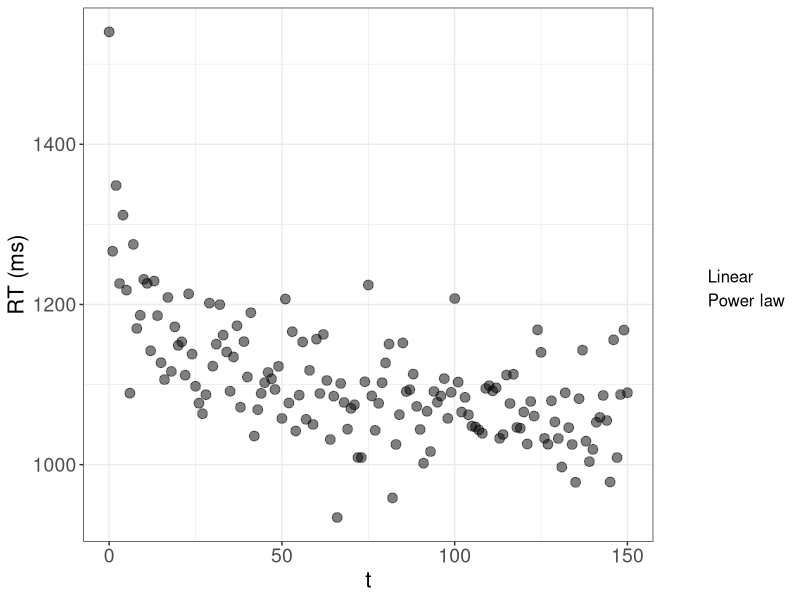
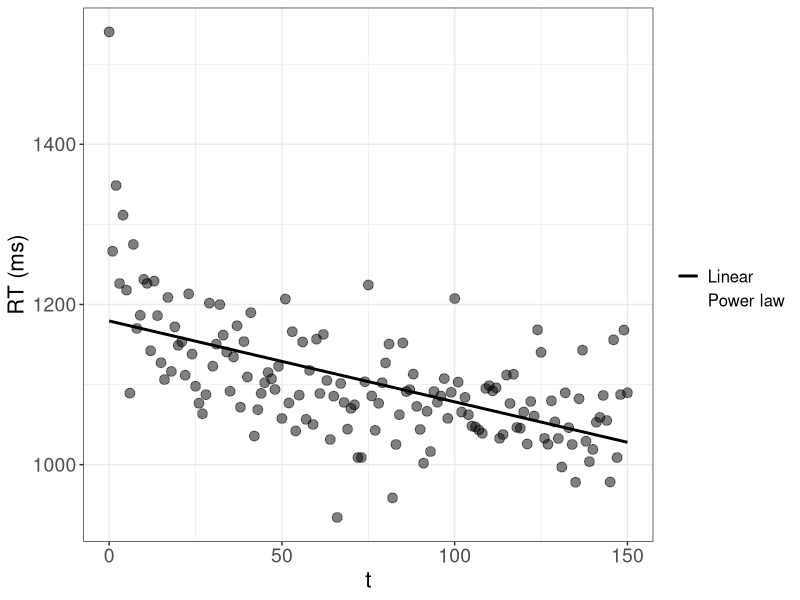
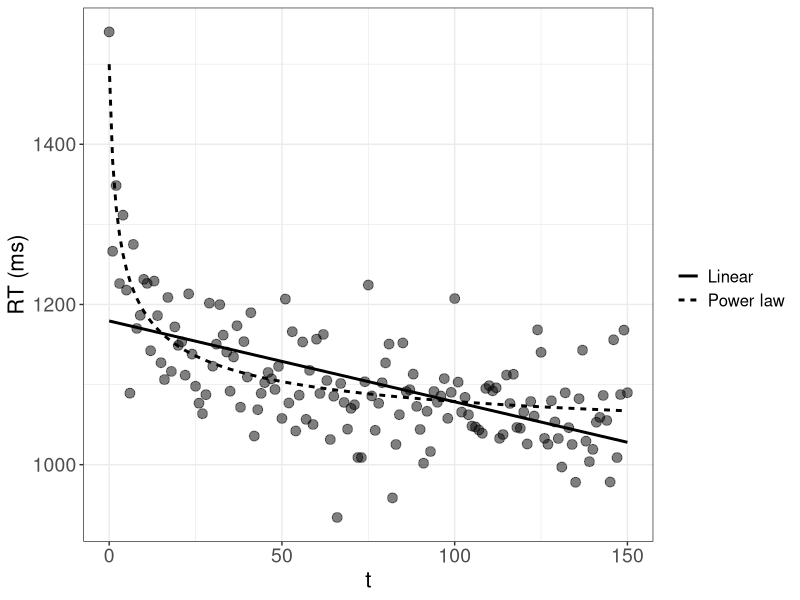
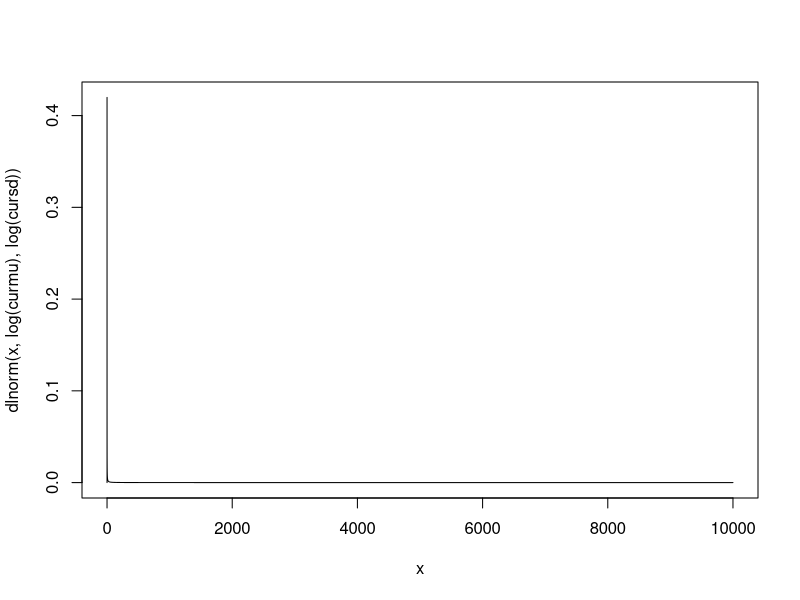
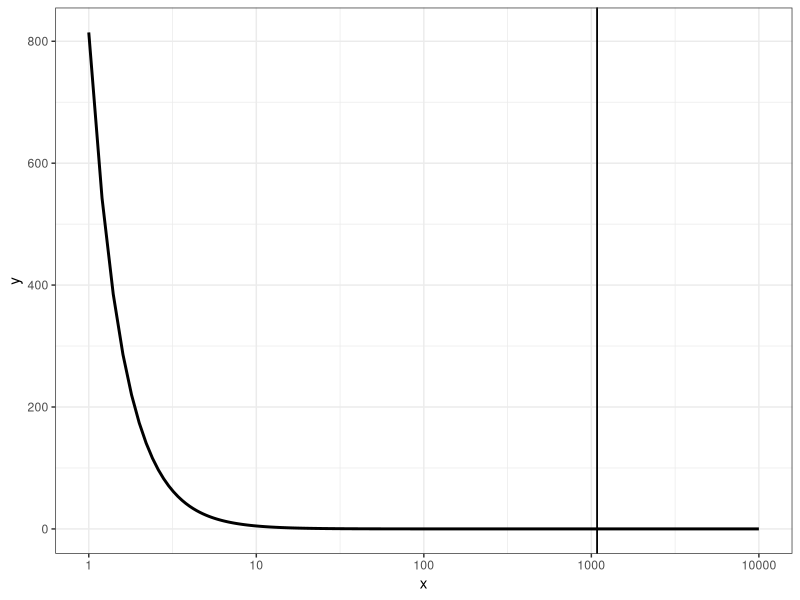
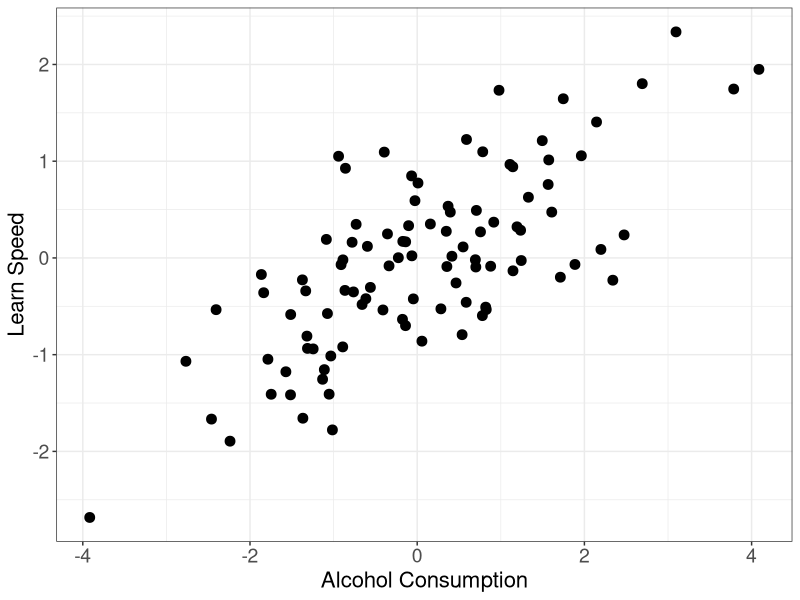
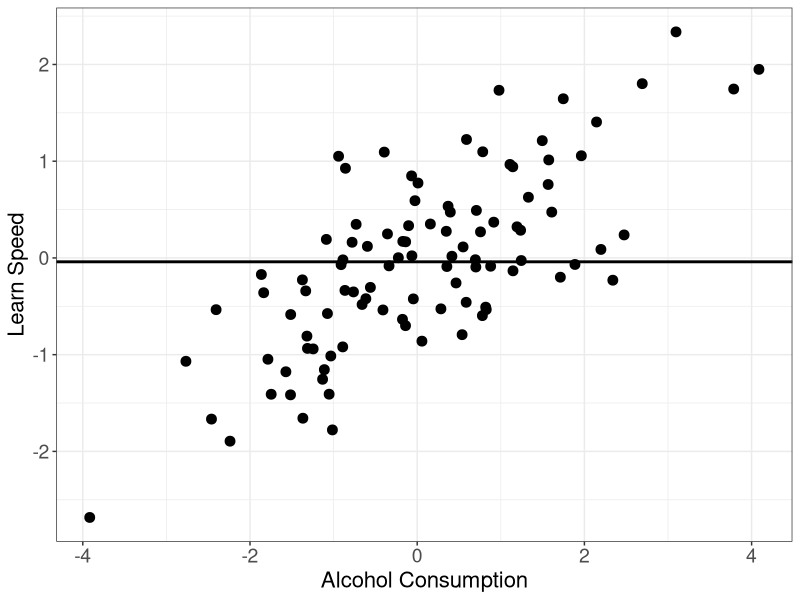
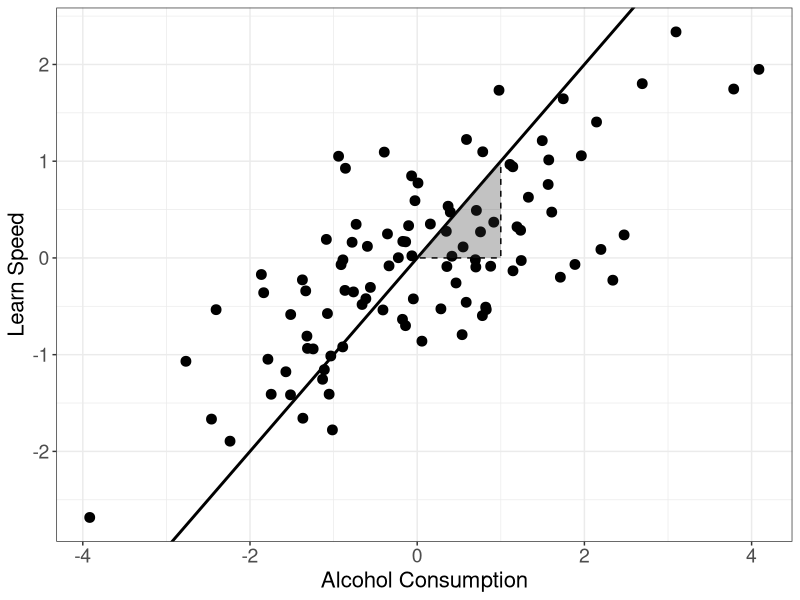

Source code (R) for these figures, in order:
## ---- chunk 1
library(dplyr)  # basic package for changing data structures.

library(ggplot2)  # important package for plotting.

thlg <- theme(axis.title = element_text(size = 16),
              axis.text = element_text(size = 14),
              legend.title = element_text(size = 14),
              legend.text = element_text(size = 12))
## ---- chunk 2

# Forgetting data:
  N <- 150
  t <- 0:N

  # Power:
    Ap <- 1000
    Bp <- 500
    bet <- 0.4
  
    RTp <- Ap + Bp * (t + 1)^(-bet) + rnorm(N + 1, 0, 50)

  # Exponential:
    Ae <- 1000
    Be <- 500
    alp <- 0.6
  
    RTe <- Ae + Be * exp(-alp * t) + rnorm(N + 1, 0, 50)

  # Linear:

# Plotting:
  pow_lin_dat <- data.frame(t = t, RTp = RTp, RTe = RTe,
              pred_p = Ap + Bp * (t + 1)^(-bet),
              pred_e = Ae + Be * exp(-alp * t)) %>%
    ggplot(aes(x = t)) +
    geom_point(aes(y = RTp), size = 3, alpha = 0.5) +
    labs(y = "RT (ms)", linetype = "") +
    geom_line(aes(y = pred_p, linetype = "Power law"), linewidth = 1, color = NA) +
    # geom_line(aes(y = pred_e, linetype = "Exponetial law"), linewidth = 1) +
    # Linear:
    geom_smooth(aes(y = RTp, linetype = "Linear"), method = "lm", se = FALSE, linewidth = 1, color = NA) +
    theme_bw() +
    thlg

  pow_lin_dat

  ggsave("_figures/pow_lin_dat.png", height = 12, width = 16, unit = "cm")


  pow_lin <- pow_lin_dat +
    # geom_line(aes(y = pred_e, linetype = "Exponetial law"), linewidth = 1) +
    # Linear:
    geom_smooth(aes(y = RTp, linetype = "Linear"), method = "lm", se = FALSE, linewidth = 1, color = "black")

  
  pow_lin
  ggsave("_figures/lin.png", height = 12, width = 16, unit = "cm")


  pow_lin +
    geom_line(aes(y = pred_p, linetype = "Power law"), linewidth = 1)

  ggsave("_figures/pow_lin.png", height = 12, width = 16, unit = "cm")

## ---- chunk 3
# Average tax cut of $ 1,083 
# 
# But: 80% receive less than this cut, half (around 45 Million people) receive less than $ 100, $ 30,127 for the top 1%

# Try with lognormal:
  curmu <- 0.01
  cursd <- 10000
  
  x <- seq(0, curmu + cursd, by = 0.1)
  plot(x, dlnorm(x, log(curmu), log(cursd)), type = "l")
  
  
  1- plnorm(c(30127), log(curmu), log(cursd))
  plnorm(c(1083, 100), log(curmu), log(cursd))
  
  # Target probabilities:
  c(0.01, 0.8, 0.5)
  
  # Use a pareto distribution:
    # Equations:
    # x_m = 1/(1 - 0.5)^(-1/a) = 100
    # x_m = 1/(1 - 0.8)^(-1/a) = 1083
    # x_m = 1/(1 - 0.01)^(-1/a) = 30127
    # a <- 1083/(1083-x_m)


    x_m <- 200 

    a <- 1083/(1083-x_m)
    
    
    x <- seq(1, 10000, by = 0.2)

    pout <- (a * x_m^a)/(x^(a+1))  # PDF.

    (mpar <- (a * x_m)/(a - 1))
    # To have a mean of 1083 a can be: a = mpar/(mpar - x_m)
    
    (qtpar08 <- x_m * (1 - 0.8)^(-1/a))  # 30127

    (qtpar05 <- x_m * (1 - 0.5)^(-1/a))
    

    data.frame(x = x, y = pout) %>%
      ggplot(aes(x = x, y = y)) +
      geom_line(linewidth = 1) +
      geom_vline(aes(linetype = "mean"), xintercept = mpar) +
      geom_vline(aes(linetype = "mean"), xintercept = mpar) +
      scale_x_continuous(trans = "log10") +
      thlg +
      theme_bw()
  

## ---- chunk 4
# Simple linear relationship:
  n <- 100
  set.seed(09234)
  learn_speed <- rnorm(n)
  alcohol <- rnorm(n, learn_speed)  # assuming that more intelligent people drink more  
## ---- chunk 5

  plt_alc_learn <- data.frame(alcohol = alcohol, learn_speed = learn_speed) %>%
    ggplot(aes(x = alcohol, y = learn_speed)) +
    geom_point(size = 3) +
    labs(x = "Alcohol Consumption", y = "Learn Speed", linetype = "") +
    theme_bw() +
    thlg

# Show and save:
plt_alc_learn

ggsave("_figures/alc_learn_raw.png", height = 12, width = 12, unit = "cm")
## ---- chunk 6
plt_alc_learn +
    geom_hline(yintercept = mean(learn_speed), linewidth = 1)

ggsave("_figures/alc_learn_mean.png", height = 12, width = 12, unit = "cm")
## ---- chunk 7
  plt_alc_learn +
      # Linear:
      geom_abline(slope = 1, linewidth = 1) +
      annotate(geom = "polygon", x = c(1, 0, 1), y = c(1, 0, 0),
              linetype = "dashed", color = "black",
              alpha = 0.3)
  
  ggsave("_figures/alc_learn_lm.png", height = 12, width = 12, unit = "cm")


# Fitted model:
  fit <- lm(learn_speed ~ alcohol)
  summary(fit)

  ic <- coef(fit)["(Intercept)"]   # intercept.
  slp <- coef(fit)["alcohol"]

plt_alc_learn +
    # Linear:
    geom_smooth(method = "lm", se = FALSE, linewidth = 1, color = "black") +
    geom_abline(intercept = ic, slope = slp, linewidth = 1) +
    annotate(geom = "polygon", x = c(1, 0, 1), y = c(1, 0, 0) * slp + ic,
            linetype = "dashed", color = "black",
            alpha = 0.3) +
    annotate(geom = "text", x = 1, y = slp/2 + ic, label = round(slp, 2), size = 6, hjust = 0)

ggsave("_figures/alc_learn_fit.png", height = 12, width = 12, unit = "cm")
## ---- chunk 8
n_correct <- 0:10
pvals <- dbinom(n_correct, size = 10, prob = .75)
pmass <- data.frame(n_correct = factor(n_correct), pn = pvals) %>%
  ggplot(aes(x = n_correct, y = pn)) +
  geom_col() +
  # scale_x_binned(n.breaks = 11, show.limits = TRUE, right = FALSE) +
  theme_classic()

pmass
ggsave("_figures/pmass.png", height = 12, width = 12, unit = "cm")

pmass +
  annotate(geom = "segment", 
           x = 8, y = 0, yend = pvals[n_correct == 7], linetype = "dashed", linewidth = 1) +
  annotate(geom = "segment", 
           x = 0, xend = 8, y = pvals[n_correct == 7], linetype = "dashed", linewidth = 1) +
  annotate(geom = "point", x = 8, y = pvals[n_correct == 7], size = 3)

ggsave("_figures/pmass_lik.png", height = 12, width = 12, unit = "cm")

# Density:
tr <- seq(0, 30, by = 0.01)
dvals <- dlnorm(tr, 2, 1.7)
pdens <- data.frame(t = tr, dens = dvals) %>%
  ggplot(aes(x = tr, y = dens)) +
  geom_line(linewidth = 1) +
  theme_classic()

pdens
ggsave("_figures/pdens.png", height = 12, width = 12, unit = "cm")

pdens +
  annotate(geom = "segment", 
           x = 7, y = 0, yend = dvals[tr == 7], linetype = "dashed", linewidth = 1) +
  annotate(geom = "segment", 
           x = 0, xend = 7, y = dvals[tr == 7], linetype = "dashed", linewidth = 1) +
  annotate(geom = "point", x = 7, y = dvals[tr == 7], size = 3)
ggsave("_figures/pdens_lik.png", height = 12, width = 12, unit = "cm")
## ---- chunk 9
# Define function:
value_function <- function(x, alp, bet = alp, lamb){
  ifelse(x >= 0, x^alp, -lamb * (-x)^bet)
}


# Visualize:
  x <- seq(-100, 100, by = 1)  # define values.


# Create combinations of different parameters:
  dm <- expand.grid(alp = c(0.1, 0.5, 0.8), lambda = c(1, 2))

# Get data for each combination:
  outlist <- apply(dm, MARGIN = 1, FUN = function(rw){
    data.frame(x = x, V = value_function(x, alp = rw[1],
      lamb = rw[2]), alp = rw[1], lamb = rw[2]) 
  })

  outdat <- do.call(rbind, outlist)  # combine the list into a single data.frame.

outdat %>%
  ggplot(aes(x = x, y = V, color = alp, linetype = factor(lamb), group = interaction(lamb, alp))) +
  geom_line(linewidth = 1) +
  scale_color_distiller(palette = "Spectral") +
  theme_classic()

ggsave("_figures/valfun.png", height = 12, width = 12, unit = "cm")
## ---- chunk 10
probdat <- seq(0.05, 0.95, by = 0.15)  # probabilities.

# FUnction to generate rewards:
curprob <- probdat[1]  # selecting a probability.

tr <- 200  # 200 rounds.
rbinom(tr, 1, curprob)  # get an outcome according to a bernoulli distribution.

# Simple Q-learning:-----------------
  get_cmat <- function(choice, input){
    
    # Input matrix with row and column indices and values:
    inp <- as.matrix(cbind(1:length(choice), choice, input))
    
    # Get own rewards for each choice:
    cmat <- matrix(0, ncol = 2, nrow = length(choice)) 
    cmat[inp[,1:2]] <- inp[, 3]
    
    return(cmat)
    
  }

  # Utility function:
  utpay <- function(rew, choice) {
  
    # Input matrix with row and column indices and values:
    paymat <- get_cmat(choice = choice, input = rew)
    
    return(paymat)

  }

update_q <- function(qprev,  # vector of previous q values
                     ut,  # vector of rewards / utilities.
                     alp,  # alpha
                     update_unchosen = TRUE,
                     choices = NA
)  {
  
  
  pred_err <- ut - qprev  # prediction error.
  
  # Should the unchosen option be updated?
  if(!update_unchosen){
    # Set prediction error == 0 for unchosen option:
    pred_err[3 - choices] <- 0
      # Note: Replace 2 by length(options) for more than 2 options.
      # Alternatively: Update the unchosen and rewarded option with 1? 
    # ut[cbind(1:3, choices + 1)]  # rewards from chosen.
    
  }
  
  qnew <- qprev + alp * pred_err
  
  return(qnew)
  
}


  simfun <- function(theta, competition = TRUE, op_prob = c(0.5, 0.5),
                       utfun = utpay, nind = 3, maxtr = 200, maxrew = 1){
      
      ## 4.1 Get parameters:  
      lpar <- theta[1]  # get corresponding learning parameter phi/alpha.
      soft <- theta[length(theta)]  # softmax parameter is always last in list!.
      
      # For mimicking Schulze et al., the softmax paramter is transformed
      # (we use soft instead of c to avoid collision):
      
      soft <- 3^(10 * soft) - 1  
      
      # First round: -------------------------------------------------------
      # Choices (rows are rounds, columns individuals):
      cmat <- matrix(sample(c(0, 1), size = nind, prob = c(0.5, 0.5), replace = TRUE),
                     nrow = 1)
      
      # Rewards (rows are rounds, columns individuals):
      rew_choice <- sample(c(0, 1), size = 1,
                           prob = op_prob)
      rmat <- ifelse(rew_choice == cmat & any(rew_choice == cmat),  
                      # if any chose the rewarded option for all.
                     competition * maxrew/sum(rew_choice == cmat) +
                       (1 - competition) * maxrew,  # maximum reward distributed.  
                     0)
      
      # utfun(rew = rmat[1, ], choice = cmat[1,])
      utmat <- array(rep(0, 2 * nind * maxtr), dim = c(nind, 2, maxtr))  # utility matrix in given round.
      # Individuals are rows, opotions are columns.
      
      utmat[, rew_choice + 1, 1] <- rmat  # add rewarded option.
      # TODO: Translate utuitlity if necessary.
      utmat[,,1:2]
      
      
      ## 3.3 Initialize option value matrix:
      optval_mat <- array(rep(NA, 2 * nind * maxtr), dim = c(nind, 2, maxtr))   # option values for each choice
      optval_mat[,,1] <- 0
      
      
      
    # 4.2 Loop over subsequent trials: ---------------------------------
      for(tr in 2:maxtr) {
    
    
        # Learning:
        ## 4.2.1 Get data from previous trial:
        choices <- cmat[tr - 1,]  # choices in previous round.
        pi_cur <- utmat[, , tr - 1]  # get utilities from previous trial.
    
        ## 4.2.2 Update learned values:
    
        # Which formulation is used?
        # TODO: Probably this is actually obsolete as both functions are essentially the same!
    
        # a) A learning rule:
        # Matrix of option values in current round:
        optval_mat_tr <- update_q(qprev = optval_mat[,,tr - 1],
                                  ut = pi_cur,
                                  alp = lpar)
    
        if(is.null(dim(optval_mat_tr))){
          dim(optval_mat_tr) <- c(nind, 2)
        }
    
        # Save option value matrix:
        optval_mat[,,tr] <- optval_mat_tr  # get a matrix of q-values.
    
        # Choices:
        # subtraction of each row's maximum to avoid overflow problems.
        optval_mat_tr <- t(apply(optval_mat_tr, MAR = 1, function(x) x - max(x)))
    
        # Adapted from Charley:
        p <- exp(optval_mat_tr * soft)  # Softmax rule.
        # TODO: Use division or multiplication?
    
        p <- p/rowSums(p)  # get probabilities for each option.
    
        # Get a choice for each individual:
        # sample(matrix(rep(c(0, 1), each = nind), ncol = 2), size = nind, replace = TRUE, prob = p)
    
        cvec <- apply(p, MARGIN = 1, FUN = function(p){
          sample(c(0, 1), size = 1, prob = p)
        })
    
        cmat <- rbind(cmat, cvec)
    
        # Rewards:
        # Rewards (rows are rounds, columns individuals):
        rew_choice <- sample(c(0, 1), size = 1, prob = op_prob)
        rmat <- ifelse(rew_choice == cvec & any(rew_choice == cvec),  # if any chose the rewarded option for all.
                       competition * maxrew/sum(rew_choice == cvec) +
                         (1 - competition) * maxrew/2,  
                          # maximum reward distributed (divide by 2 for non-competition).
                       0)
    
    
        utmat[, rew_choice + 1, tr] <- rmat  # add rewarded option.
        # TODO: Translate utuitlity if necessary.
    
      }  # eof. loop.
    
      return(list(cmat = cmat, optval = optval_mat))
    
    }
## ---- chunk 11
theta_cur <- 0.1

dm <- expand.grid(theta_cur = c(0.2, 0.8),
                  p = c(0.2, 0.5, 0.9),
                  alp = 0.9)

outlist <- lapply(1:nrow(dm), FUN = function(rw){
  simout <- simfun(theta = c(dm$alp[rw], dm$theta_cur[rw]), nind = 1, op_prob = c(dm$p[rw], 1-dm$p[rw]))

  soft <- 3^(10 * dm$theta_cur[rw]) - 1  

  optval_mat_tr <- t(apply(simout$optval[1,,], MAR = 2, function(x) x - max(x)))
  oprobs <- exp(optval_mat_tr * soft)
  data.frame(tr = 1:length(simout$cmat), p = dm$p[rw], theta = dm$theta_cur[rw],
        oval = simout$optval[,2,], oprob = (oprobs/rowSums(oprobs))[,2], 
        choice = simout$cmat)
})


do.call(rbind, outlist) %>%
  ggplot(aes(x = tr, y = oprob, color = factor(p))) +
  facet_grid(theta ~ p, labeller = label_both) +
  geom_line(linewidth = 0.5, alpha = 0.7) +
  geom_point(aes(y = choice), position = position_jitter(height = 0.01)) +
  scale_color_brewer(palette = "Dark2") +
  theme_bw() +
  theme(legend.position = "bottom")

ggsave("_figures/rl_example.png", height = 16, width = 24, unit = "cm")
## ---- chunk 12
# Choices for first parameters.
cur_choices <- outlist[[1]]$choice

mean(outlist[[1]]$choice)

# Fixed choice probability:

ps <- seq(0, 1, by = 0.1)

lls <- sapply(ps, FUN = function(p){
  ll <- dbinom(cur_choices, size = 1, p, log = TRUE)
})

deviance <- -2 * colSums(lls)
min(deviance)

ps[which.min(deviance)]
## ---- chunk 13
dm <- expand.grid(alp = seq(0, 1, by = 0.1),
                  theta = seq(0, 1, by = 0.1))

# Choices for first parameters.
outlist[[1]]$choice
